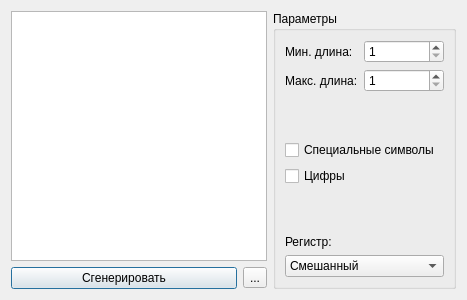
<?xml version="1.0" encoding="UTF-8"?>
<ui version="4.0">
 <class>PasswordGenerator</class>
 <widget class="QDialog" name="PasswordGenerator">
  <property name="geometry">
   <rect>
    <x>0</x>
    <y>0</y>
    <width>467</width>
    <height>300</height>
   </rect>
  </property>
  <property name="windowTitle">
   <string>Dialog</string>
  </property>
  <layout class="QGridLayout" name="gridLayout">
   <item row="0" column="0" colspan="2">
    <widget class="QListWidget" name="listWidget"/>
   </item>
   <item row="0" column="2" rowspan="2">
    <widget class="QGroupBox" name="settings">
     <property name="title">
      <string>Параметры</string>
     </property>
     <layout class="QFormLayout" name="formLayout_2">
      <item row="0" column="0">
       <widget class="QLabel" name="minLength">
        <property name="text">
         <string>Мин. длина:</string>
        </property>
       </widget>
      </item>
      <item row="0" column="1">
       <widget class="QSpinBox" name="minBox">
        <property name="minimum">
         <number>1</number>
        </property>
        <property name="maximum">
         <number>40</number>
        </property>
       </widget>
      </item>
      <item row="1" column="0">
       <widget class="QLabel" name="label_2">
        <property name="text">
         <string>Макс. длина:</string>
        </property>
       </widget>
      </item>
      <item row="1" column="1">
       <widget class="QSpinBox" name="maxBox">
        <property name="minimum">
         <number>1</number>
        </property>
        <property name="maximum">
         <number>40</number>
        </property>
       </widget>
      </item>
      <item row="2" column="0">
       <spacer name="verticalSpacer_2">
        <property name="orientation">
         <enum>Qt::Vertical</enum>
        </property>
        <property name="sizeHint" stdset="0">
         <size>
          <width>20</width>
          <height>40</height>
         </size>
        </property>
       </spacer>
      </item>
      <item row="3" column="0" colspan="2">
       <widget class="QCheckBox" name="symbolsCheckBox">
        <property name="text">
         <string>Специальные символы</string>
        </property>
       </widget>
      </item>
      <item row="4" column="0">
       <widget class="QCheckBox" name="digitsCheckBox">
        <property name="text">
         <string>Цифры</string>
        </property>
       </widget>
      </item>
      <item row="5" column="0">
       <spacer name="verticalSpacer">
        <property name="orientation">
         <enum>Qt::Vertical</enum>
        </property>
        <property name="sizeHint" stdset="0">
         <size>
          <width>20</width>
          <height>40</height>
         </size>
        </property>
       </spacer>
      </item>
      <item row="6" column="0">
       <widget class="QLabel" name="label">
        <property name="text">
         <string>Регистр:</string>
        </property>
       </widget>
      </item>
      <item row="7" column="0" colspan="2">
       <widget class="QComboBox" name="caseComboBox">
        <property name="currentText">
         <string>Смешанный</string>
        </property>
        <item>
         <property name="text">
          <string>Смешанный</string>
         </property>
        </item>
        <item>
         <property name="text">
          <string>Верхний</string>
         </property>
        </item>
        <item>
         <property name="text">
          <string>Нижний</string>
         </property>
        </item>
       </widget>
      </item>
     </layout>
    </widget>
   </item>
   <item row="1" column="0">
    <widget class="QPushButton" name="generate">
     <property name="minimumSize">
      <size>
       <width>0</width>
       <height>0</height>
      </size>
     </property>
     <property name="text">
      <string>Сгенерировать</string>
     </property>
    </widget>
   </item>
   <item row="1" column="1">
    <widget class="QToolButton" name="copy">
     <property name="text">
      <string>...</string>
     </property>
     <property name="icon">
      <iconset resource="images.qrc">
       <normaloff>:/images/icons/copy.png</normaloff>:/images/icons/copy.png</iconset>
     </property>
     <property name="iconSize">
      <size>
       <width>24</width>
       <height>24</height>
      </size>
     </property>
    </widget>
   </item>
  </layout>
 </widget>
 <resources>
  <include location="images.qrc"/>
 </resources>
 <connections/>
</ui>
